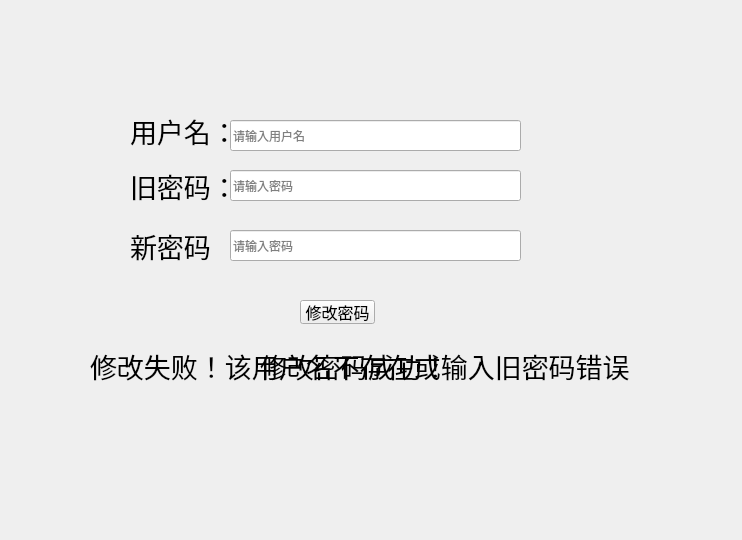
<?xml version="1.0" encoding="UTF-8"?>
<ui version="4.0">
 <class>ChangePasswordWindow</class>
 <widget class="QWidget" name="ChangePasswordWindow">
  <property name="geometry">
   <rect>
    <x>0</x>
    <y>0</y>
    <width>742</width>
    <height>540</height>
   </rect>
  </property>
  <property name="windowTitle">
   <string>Form</string>
  </property>
  <widget class="QLabel" name="label_3">
   <property name="geometry">
    <rect>
     <x>130</x>
     <y>230</y>
     <width>91</width>
     <height>31</height>
    </rect>
   </property>
   <property name="font">
    <font>
     <pointsize>20</pointsize>
    </font>
   </property>
   <property name="text">
    <string>新密码：</string>
   </property>
  </widget>
  <widget class="QLabel" name="changePassword_success">
   <property name="geometry">
    <rect>
     <x>260</x>
     <y>350</y>
     <width>471</width>
     <height>31</height>
    </rect>
   </property>
   <property name="font">
    <font>
     <pointsize>20</pointsize>
    </font>
   </property>
   <property name="text">
    <string>修改密码成功！</string>
   </property>
  </widget>
  <widget class="QLineEdit" name="lineEditUsername">
   <property name="geometry">
    <rect>
     <x>230</x>
     <y>120</y>
     <width>291</width>
     <height>31</height>
    </rect>
   </property>
   <property name="placeholderText">
    <string>请输入用户名</string>
   </property>
  </widget>
  <widget class="QLineEdit" name="lineEditNewPassword">
   <property name="geometry">
    <rect>
     <x>230</x>
     <y>230</y>
     <width>291</width>
     <height>31</height>
    </rect>
   </property>
   <property name="echoMode">
    <enum>QLineEdit::Password</enum>
   </property>
   <property name="placeholderText">
    <string>请输入密码</string>
   </property>
  </widget>
  <widget class="QPushButton" name="pushButtonChangePassword">
   <property name="geometry">
    <rect>
     <x>300</x>
     <y>300</y>
     <width>75</width>
     <height>24</height>
    </rect>
   </property>
   <property name="font">
    <font>
     <pointsize>12</pointsize>
    </font>
   </property>
   <property name="text">
    <string>修改密码</string>
   </property>
  </widget>
  <widget class="QLineEdit" name="lineEditOldPassword">
   <property name="geometry">
    <rect>
     <x>230</x>
     <y>170</y>
     <width>291</width>
     <height>31</height>
    </rect>
   </property>
   <property name="echoMode">
    <enum>QLineEdit::Password</enum>
   </property>
   <property name="placeholderText">
    <string>请输入密码</string>
   </property>
  </widget>
  <widget class="QLabel" name="label_2">
   <property name="geometry">
    <rect>
     <x>130</x>
     <y>170</y>
     <width>101</width>
     <height>31</height>
    </rect>
   </property>
   <property name="font">
    <font>
     <pointsize>20</pointsize>
    </font>
   </property>
   <property name="text">
    <string>旧密码：</string>
   </property>
  </widget>
  <widget class="QLabel" name="changePassword_failure">
   <property name="geometry">
    <rect>
     <x>90</x>
     <y>350</y>
     <width>551</width>
     <height>31</height>
    </rect>
   </property>
   <property name="font">
    <font>
     <pointsize>20</pointsize>
    </font>
   </property>
   <property name="text">
    <string>修改失败！该用户名不存在或输入旧密码错误！</string>
   </property>
  </widget>
  <widget class="QLabel" name="label">
   <property name="geometry">
    <rect>
     <x>130</x>
     <y>110</y>
     <width>101</width>
     <height>41</height>
    </rect>
   </property>
   <property name="font">
    <font>
     <pointsize>20</pointsize>
    </font>
   </property>
   <property name="text">
    <string>用户名：</string>
   </property>
  </widget>
 </widget>
 <resources/>
 <connections/>
</ui>
